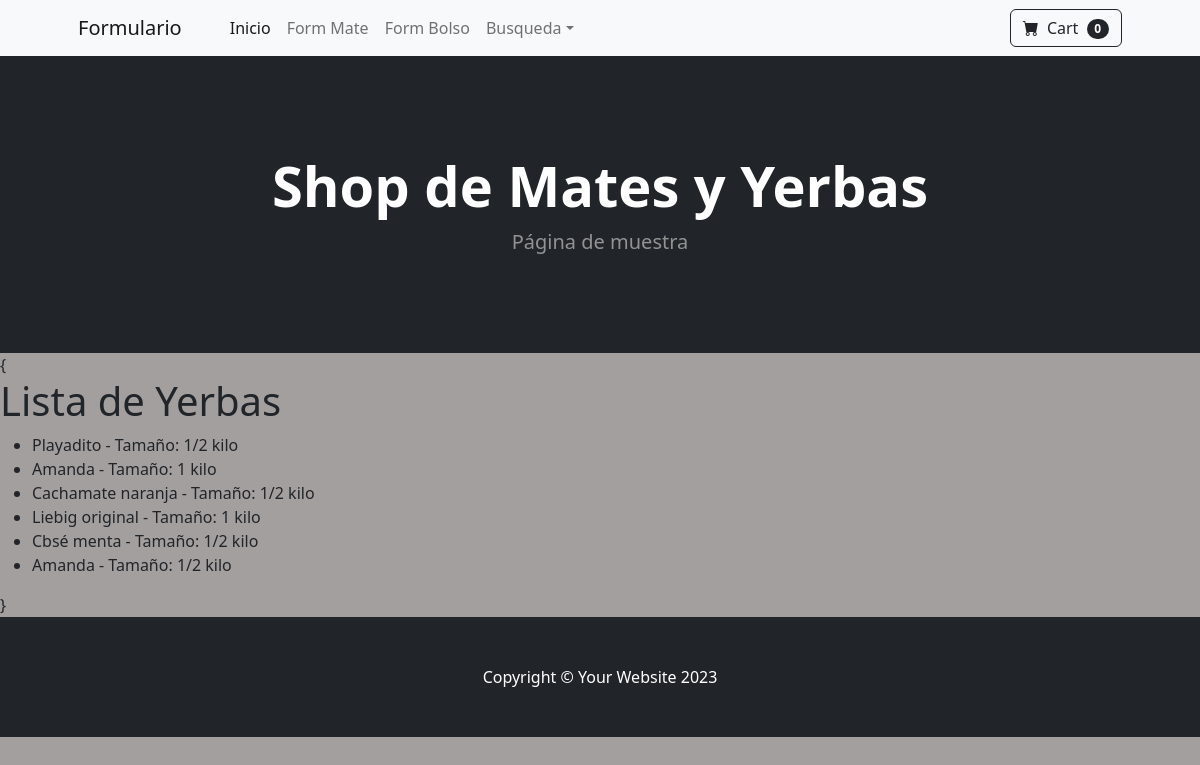
/app-productos/lista-yerbas/, run on an earlier commit of the app's database.
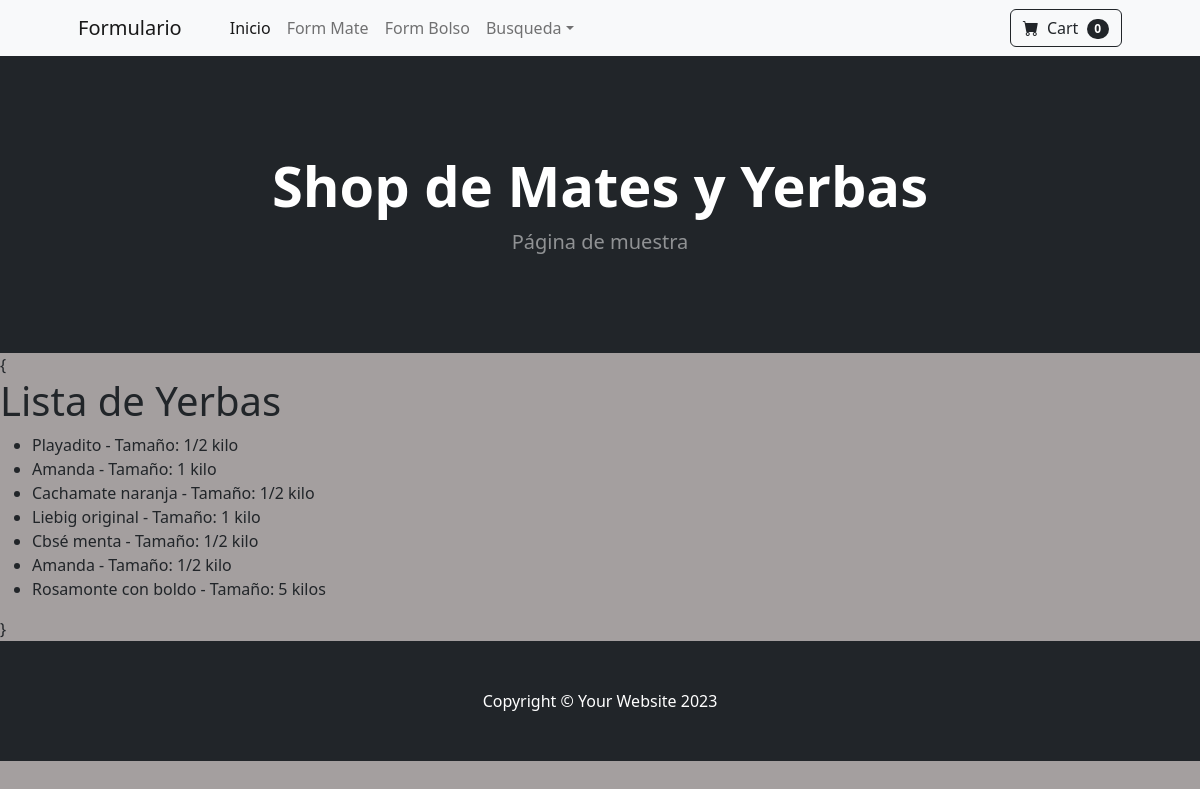
And on a later commit of the database.
### AppProductos/models.py (models this page shows, shortened)
class Yerba(models.Model):
    nombre=models.CharField(max_length=30)
    tamanio=models.CharField(max_length=30)

### AppProductos/views.py (the view)
# urls.py: path('lista-yerbas/', lista_yerbas, name='lista_yerbas' ),
def lista_yerbas(req):
    lista=Yerba.objects.all()
    return render(req, 'lista_yerbas.html', {'lista_yerbas': lista})

### AppProductos/templates/lista_yerbas.html
{% extends 'yerbas.html' %}
{% block contenidoQueCambia %}
<h1>Lista de Yerbas</h1>
<ul>
    {% for yerba in lista_yerbas %}
        <li>{{ yerba.nombre }} - Tamaño: {{ yerba.tamanio }}</li>
    {% endfor %}
</ul>
{% endblock contenidoQueCambia %}

What changed in the data, as far as the page shows it:
added Yerba: nombre "Rosamonte con boldo", tamanio "5 kilos"
